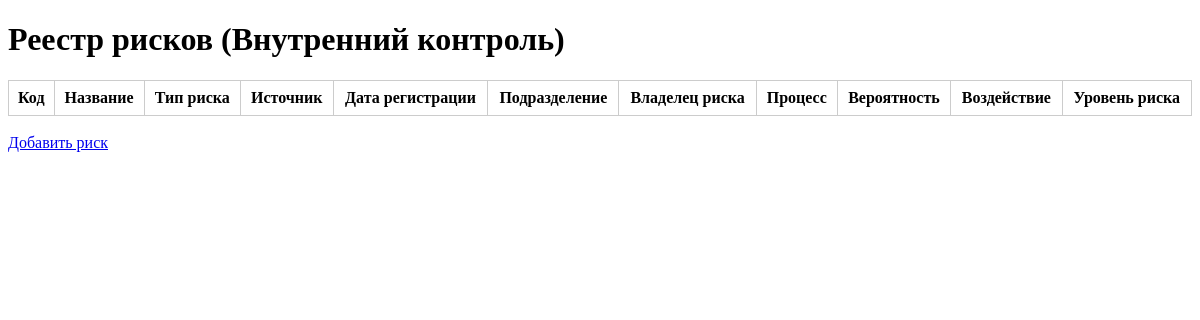
The app's page /control/risks/, older data.
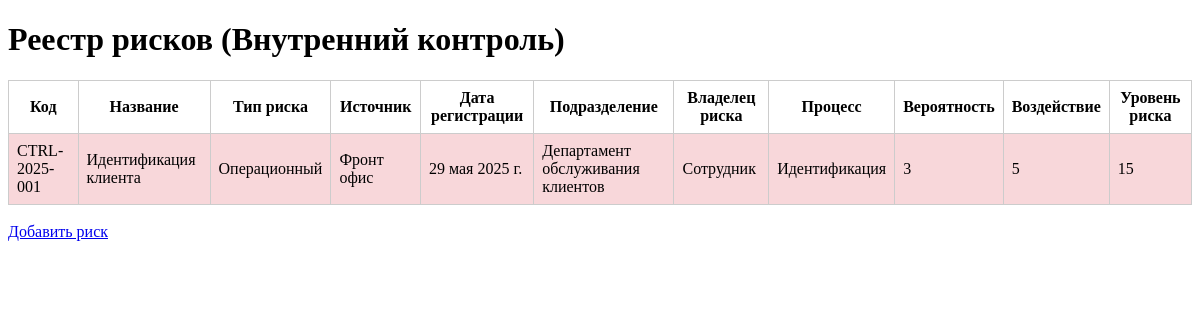
The same page, newer data.
### control_app/models.py (models this page shows, shortened)
class Risk(models.Model):
    risk_code = models.CharField("Код риска", max_length=20, unique=True, blank=True)
    name = models.CharField("Название", max_length=255)
    risk_type = models.CharField("Тип риска", max_length=100)
    source = models.CharField("Источник", max_length=255)
    registered_at = models.DateField("Дата регистрации")
    department = models.CharField("Подразделение", max_length=100)
    owner = models.CharField("Владелец риска", max_length=100)
    process = models.CharField("Процесс", max_length=255)
    probability = models.IntegerField("Вероятность (1–5)")
    impact = models.IntegerField("Воздействие (1–5)")
    level = models.IntegerField("Уровень риска", blank=True, null=True)

### control_app/views.py (the view)
# urls.py: path('risks/', views.risk_list, name='control_risk_list'),
def risk_list(request):
    risks = Risk.objects.all()
    department_filter = request.GET.get('department')
    risk_type_filter = request.GET.get('risk_type')
    level_filter = request.GET.get('level')
    if department_filter:
        risks = risks.filter(department__icontains=department_filter)
    if risk_type_filter:
        risks = risks.filter(risk_type__icontains=risk_type_filter)
    if level_filter:
        try:
            level_value = int(level_filter)
            risks = risks.filter(level=level_value)
        except ValueError:
            pass
    for risk in risks:
        if risk.level is not None:
            if risk.level <= 6:
                risk.color = 'green'
            elif 7 <= risk.level <= 14:
                risk.color = 'yellow'
            else:
                risk.color = 'red'
        else:
            risk.color = 'gray'
    return render(request, 'control_app/control_risk_list.html', {'risks': risks})

### control_app/templates/control_app/control_risk_list.html (shortened to what this page needs)
<!DOCTYPE html>
<html lang="ru">
<head>
</head>
<body>
    <h1>Реестр рисков (Внутренний контроль)</h1>
    <table>
        <thead>
            <tr>
                <th>Код</th>
                <th>Название</th>
                <th>Тип риска</th>
                <th>Источник</th>
                <th>Дата регистрации</th>
                <th>Подразделение</th>
                <th>Владелец риска</th>
                <th>Процесс</th>
                <th>Вероятность</th>
                <th>Воздействие</th>
                <th>Уровень риска</th>
            </tr>
        </thead>
        <tbody>
            {% for risk in risks %}
            <tr class="{{ risk.color }}">
                <td>{{ risk.risk_code }}</td>
                <td>{{ risk.name }}</td>
                <td>{{ risk.risk_type }}</td>
                <td>{{ risk.source }}</td>
                <td>{{ risk.registered_at }}</td>
                <td>{{ risk.department }}</td>
                <td>{{ risk.owner }}</td>
                <td>{{ risk.process }}</td>
                <td>{{ risk.probability }}</td>
                <td>{{ risk.impact }}</td>
                <td>{{ risk.level }}</td>
            </tr>
            {% endfor %}
        </tbody>
    </table>
    <br>
    <a href="{% url 'risk_create' %}">Добавить риск</a>
</body>
</html>

Row changes from the older to the newer data that the page shows:
added Risk: risk_code "CTRL-2025-001", name "Идентификация клиента", risk_type "Операционный", source "Фронт офис", registered_at "29 мая 2025 г.", department "Департамент обслуживания клиентов", owner "Сотрудник", process "Идентификация", probability "3", impact "5", level "15"
